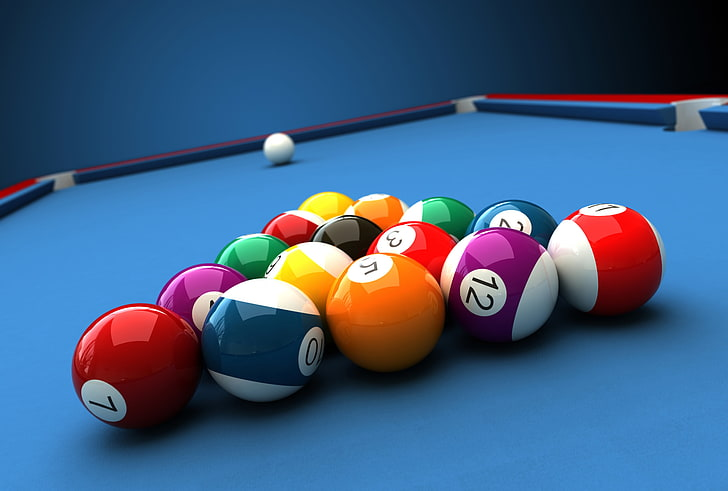
#> input picture image_file/billiard.jpg, 728 x 491 px
$ python example_002.py
#> lines starting #> are read from the running program, lines starting #| are printed output that depends on the picture
import cv2
import os

# 이미지 불러오기
img_color = cv2.imread('./image_file/billiard.jpg', cv2.IMREAD_COLOR)  # cv2.IMREAD_COLOR, cv2.IMREAD_GRAYSCALE
#> img_color is the input picture: shape (491, 728, 3); mean B, G, R 130.6, 95.3, 65.8
                                                        # , cv2.IMREAD_UNCHANGED (투명도 정보 가진 이미지 파일)

# print(type(img_color))
# print(img_color)

cv2.namedWindow('Show Image')  # 생략 가능
cv2.imshow('Show Image', img_color)  # 'Show Image' 윈도우 식별자

cv2.waitKey(0)  # 초단위 기다리기. 0은 무한대

# gray_scale로 변환
img_gray = cv2.cvtColor(img_color, cv2.COLOR_BGR2GRAY)
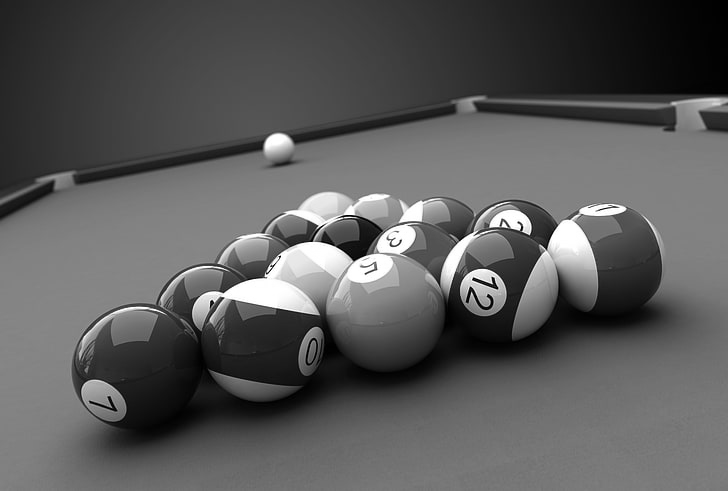
#> img_gray: shape (491, 728); min 0, max 255, mean 90.5

cv2.imshow('Show GrayScale Image', img_gray)
cv2.waitKey(0)

os.makedirs('./image_file/', exist_ok=True)
# 이미지 저장
cv2.imwrite('./image_file/savedimage.jpg', img_gray)

cv2.destroyAllWindows()  # 윈도우 자원 닫기
